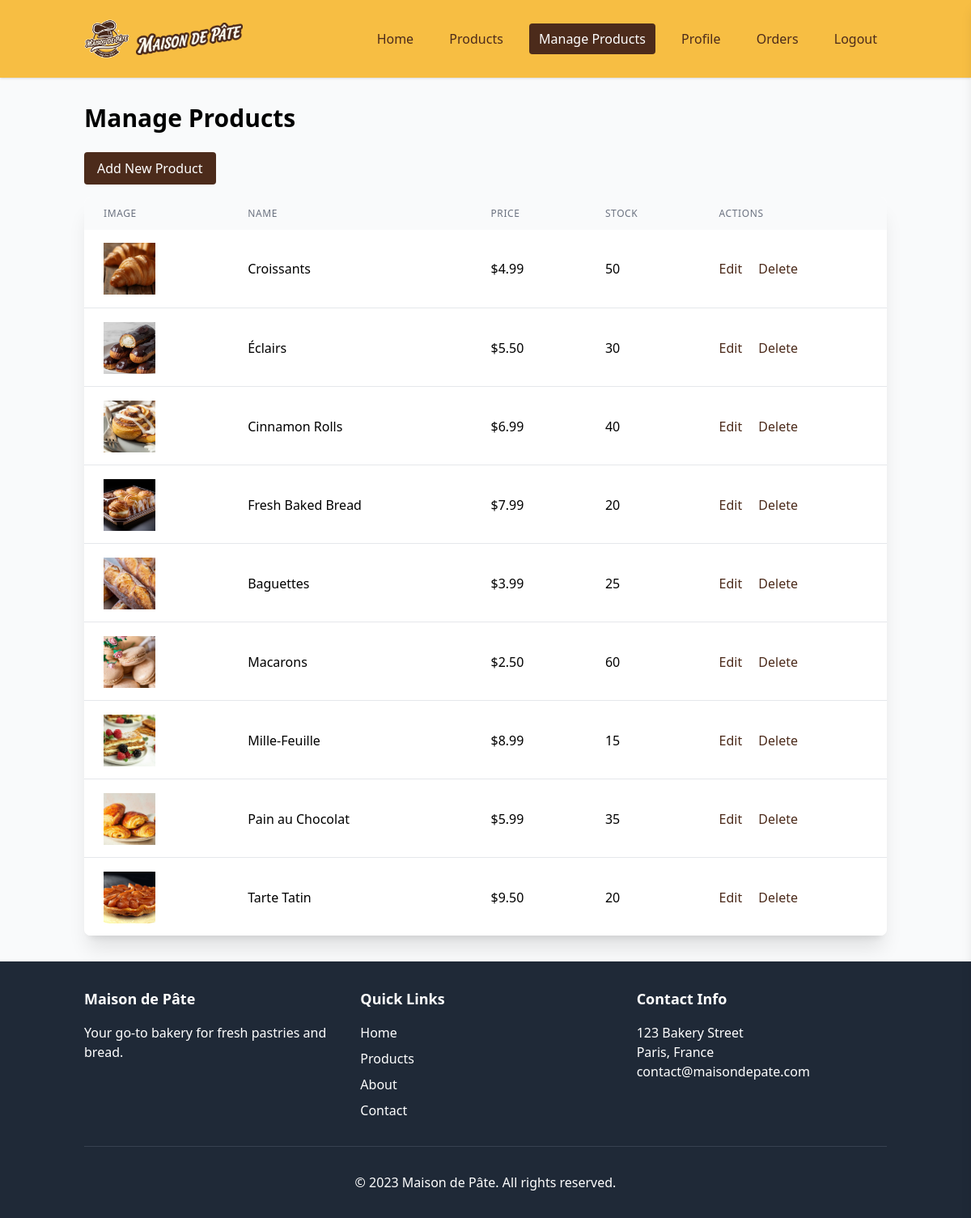
/admin/products.php (signed in), run on the app's committed database.
### tables this page shows
CREATE TABLE products (
    id INT AUTO_INCREMENT PRIMARY KEY,
    name VARCHAR(100) NOT NULL,
    description TEXT,
    price DECIMAL(10,2) NOT NULL,
    image_path VARCHAR(255),
    category VARCHAR(50),
    stock INT DEFAULT 0,
    created_at TIMESTAMP DEFAULT CURRENT_TIMESTAMP
);

### includes/functions.php (called while the page is built, shortened)
<?php
function sanitize($input) {
    return htmlspecialchars(trim($input), ENT_QUOTES, 'UTF-8');
}
?>

### admin/products.php (the view, shortened to what this page needs)
<?php
require_once '../includes/db.php';
require_once '../includes/functions.php';
$action = $_GET['action'] ?? 'list';
$products = [];
if ($action === 'list') {
    try {
        $stmt = $pdo->query("SELECT * FROM products ORDER BY created_at DESC");
        $products = $stmt->fetchAll();
    } catch (PDOException $e) {
        $message = 'Failed to load products.';
    }
}
?>
<!DOCTYPE html>
<html lang="en">
<head>
    <script src="https://cdn.tailwindcss.com"></script>
    <link rel="stylesheet" href="https://cdnjs.cloudflare.com/ajax/libs/animate.css/4.1.1/animate.min.css">
</head>
<body class="bg-gray-50">
    <?php include '../includes/navbar.php'; ?>
    <div class="container mx-auto px-4 py-8">
        <h2 class="text-3xl font-bold mb-6 animate__animated animate__fadeInDown">Manage Products</h2>
        <?php if ($action === 'list'): ?>
            <a href="products.php?action=add" class="bg-[#4c2b1b] text-white px-4 py-2 rounded hover:bg-[#3a1f14] transition duration-300 mb-4 inline-block animate__animated animate__fadeInUp">Add New Product</a>
            <div class="bg-white rounded-lg shadow-xl overflow-hidden animate__animated animate__fadeInUp">
                    <table class="min-w-full">
                        <thead class="bg-gray-50">
                            <tr>
                                <th class="px-6 py-3 text-left text-xs font-medium text-gray-500 uppercase tracking-wider">Image</th>
                                <th class="px-6 py-3 text-left text-xs font-medium text-gray-500 uppercase tracking-wider">Name</th>
                                <th class="px-6 py-3 text-left text-xs font-medium text-gray-500 uppercase tracking-wider">Price</th>
                                <th class="px-6 py-3 text-left text-xs font-medium text-gray-500 uppercase tracking-wider">Stock</th>
                                <th class="px-6 py-3 text-left text-xs font-medium text-gray-500 uppercase tracking-wider">Actions</th>
                            </tr>
                        </thead>
                        <tbody class="bg-white divide-y divide-gray-200">
                            <?php foreach ($products as $prod): ?>
                                <tr class="animate__animated animate__zoomIn">
                                    <td class="px-6 py-4 whitespace-nowrap">
                                        <?php if ($prod['image_path']): ?>
                                            <img src="../<?php echo $prod['image_path']; ?>" alt="Product" class="w-16 h-16 object-cover">
                                        <?php else: ?>
                                            No Image
                                        <?php endif; ?>
                                    </td>
                                    <td class="px-6 py-4 whitespace-nowrap"><?php echo sanitize($prod['name']); ?></td>
                                    <td class="px-6 py-4 whitespace-nowrap">$<?php echo number_format($prod['price'], 2); ?></td>
                                    <td class="px-6 py-4 whitespace-nowrap"><?php echo $prod['stock']; ?></td>
                                    <td class="px-6 py-4 whitespace-nowrap">
                                        <a href="products.php?action=edit&id=<?php echo $prod['id']; ?>" class="text-[#4c2b1b] hover:text-[#3a1f14] hover:underline transition duration-300">Edit</a>
                                        <a href="products.php?action=delete&id=<?php echo $prod['id']; ?>" class="text-[#4c2b1b] hover:text-[#3a1f14] hover:underline transition duration-300 ml-4" onclick="return confirm('Are you sure?')">Delete</a>
                                    </td>
                                </tr>
                            <?php endforeach; ?>
                        </tbody>
                    </table>
                </div>
            <?php endif; ?>
        </div>
    <?php include '../includes/footer.php'; ?>
</body>
</html>

### data on the page
products: image_path (picture), name "Croissants", price "4.99", stock "50"
products: image_path (picture), name "Éclairs", price "5.50", stock "30"
products: image_path (picture), name "Cinnamon Rolls", price "6.99", stock "40"
products: image_path (picture), name "Fresh Baked Bread", price "7.99", stock "20"
products: image_path (picture), name "Baguettes", price "3.99", stock "25"
products: image_path (picture), name "Macarons", price "2.50", stock "60"
products: image_path (picture), name "Mille-Feuille", price "8.99", stock "15"
products: image_path (picture), name "Pain au Chocolat", price "5.99", stock "35"
products: image_path (picture), name "Tarte Tatin", price "9.50", stock "20"
